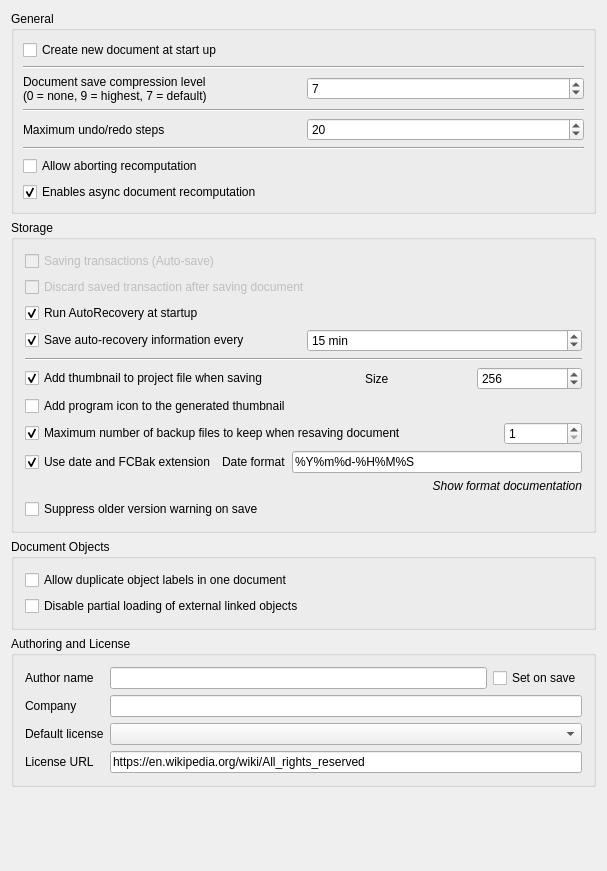
<?xml version="1.0" encoding="UTF-8"?>
<ui version="4.0">
 <class>Gui::Dialog::DlgSettingsDocument</class>
 <widget class="QWidget" name="Gui::Dialog::DlgSettingsDocument">
  <property name="geometry">
   <rect>
    <x>0</x>
    <y>0</y>
    <width>607</width>
    <height>871</height>
   </rect>
  </property>
  <property name="windowTitle">
   <string>Document</string>
  </property>
  <layout class="QGridLayout" name="gridLayout_3">
   <item row="0" column="0">
    <widget class="QGroupBox" name="GroupBox5">
     <property name="title">
      <string>General</string>
     </property>
     <layout class="QGridLayout" name="gridLayout_4">
      <property name="leftMargin">
       <number>9</number>
      </property>
      <property name="topMargin">
       <number>9</number>
      </property>
      <property name="rightMargin">
       <number>9</number>
      </property>
      <property name="bottomMargin">
       <number>9</number>
      </property>
      <property name="spacing">
       <number>6</number>
      </property>
      <item row="5" column="0">
       <widget class="Line" name="line">
        <property name="orientation">
         <enum>Qt::Orientation::Horizontal</enum>
        </property>
       </widget>
      </item>
      <item row="4" column="0">
       <layout class="QHBoxLayout">
        <property name="spacing">
         <number>6</number>
        </property>
        <property name="leftMargin">
         <number>0</number>
        </property>
        <property name="topMargin">
         <number>0</number>
        </property>
        <property name="rightMargin">
         <number>0</number>
        </property>
        <property name="bottomMargin">
         <number>0</number>
        </property>
        <item>
         <widget class="QLabel" name="textLabel1_2">
          <property name="text">
           <string>Maximum undo/redo steps</string>
          </property>
         </widget>
        </item>
        <item>
         <widget class="Gui::PrefSpinBox" name="prefUndoRedoSize">
          <property name="toolTip">
           <string>How many undo/redo steps should be recorded</string>
          </property>
          <property name="value">
           <number>20</number>
          </property>
          <property name="prefEntry" stdset="0">
           <cstring>MaxUndoSize</cstring>
          </property>
          <property name="prefPath" stdset="0">
           <cstring>Document</cstring>
          </property>
         </widget>
        </item>
       </layout>
      </item>
      <item row="1" column="0">
       <widget class="Line" name="line1">
        <property name="frameShape">
         <enum>QFrame::Shape::HLine</enum>
        </property>
        <property name="frameShadow">
         <enum>QFrame::Shadow::Sunken</enum>
        </property>
        <property name="orientation">
         <enum>Qt::Orientation::Horizontal</enum>
        </property>
       </widget>
      </item>
      <item row="7" column="0">
       <widget class="Gui::PrefCheckBox" name="prefEnableAsyncRecompute">
        <property name="toolTip">
         <string>This experimental feature allows more responsive GUI while recomputing features.</string>
        </property>
        <property name="text">
         <string>Enables async document recomputation</string>
        </property>
        <property name="checked">
         <bool>true</bool>
        </property>
        <property name="prefEntry" stdset="0">
         <cstring>EnableAsyncRecompute</cstring>
        </property>
        <property name="prefPath" stdset="0">
         <cstring>Document</cstring>
        </property>
       </widget>
      </item>
      <item row="6" column="0">
       <widget class="Gui::PrefCheckBox" name="prefCanAbortRecompute">
        <property name="toolTip">
         <string>Allow user aborting document recomputation by pressing Esc.
This feature may slightly increase recomputation time.</string>
        </property>
        <property name="text">
         <string>Allow aborting recomputation</string>
        </property>
        <property name="prefEntry" stdset="0">
         <cstring>CanAbortRecompute</cstring>
        </property>
        <property name="prefPath" stdset="0">
         <cstring>Document</cstring>
        </property>
       </widget>
      </item>
      <item row="3" column="0">
       <widget class="Line" name="line1_2">
        <property name="frameShape">
         <enum>QFrame::Shape::HLine</enum>
        </property>
        <property name="frameShadow">
         <enum>QFrame::Shadow::Sunken</enum>
        </property>
        <property name="orientation">
         <enum>Qt::Orientation::Horizontal</enum>
        </property>
       </widget>
      </item>
      <item row="0" column="0">
       <widget class="Gui::PrefCheckBox" name="prefCheckNewDoc">
        <property name="toolTip">
         <string>The application will create a new document when started</string>
        </property>
        <property name="text">
         <string>Create new document at start up</string>
        </property>
        <property name="checked">
         <bool>false</bool>
        </property>
        <property name="prefEntry" stdset="0">
         <cstring>CreateNewDoc</cstring>
        </property>
        <property name="prefPath" stdset="0">
         <cstring>Document</cstring>
        </property>
       </widget>
      </item>
      <item row="2" column="0">
       <layout class="QHBoxLayout">
        <property name="spacing">
         <number>6</number>
        </property>
        <property name="leftMargin">
         <number>0</number>
        </property>
        <property name="topMargin">
         <number>0</number>
        </property>
        <property name="rightMargin">
         <number>0</number>
        </property>
        <property name="bottomMargin">
         <number>0</number>
        </property>
        <item>
         <widget class="QLabel" name="textLabel1">
          <property name="text">
           <string>Document save compression level
(0 = none, 9 = highest, 7 = default)</string>
          </property>
         </widget>
        </item>
        <item>
         <widget class="Gui::PrefSpinBox" name="prefCompression">
          <property name="toolTip">
           <string>Compression level for FCStd files</string>
          </property>
          <property name="value">
           <number>7</number>
          </property>
          <property name="prefEntry" stdset="0">
           <cstring>CompressionLevel</cstring>
          </property>
          <property name="prefPath" stdset="0">
           <cstring>Document</cstring>
          </property>
         </widget>
        </item>
       </layout>
      </item>
     </layout>
    </widget>
   </item>
   <item row="1" column="0">
    <widget class="QGroupBox" name="groupBox">
     <property name="title">
      <string>Storage</string>
     </property>
     <layout class="QGridLayout" name="gridLayout_2">
      <item row="9" column="0">
       <widget class="QLabel" name="FormatTimeDocsLabel">
        <property name="font">
         <font>
          <italic>true</italic>
         </font>
        </property>
        <property name="text">
         <string>Show format documentation</string>
        </property>
        <property name="alignment">
         <set>Qt::AlignmentFlag::AlignRight|Qt::AlignmentFlag::AlignTrailing|Qt::AlignmentFlag::AlignVCenter</set>
        </property>
        <property name="openExternalLinks">
         <bool>true</bool>
        </property>
       </widget>
      </item>
      <item row="1" column="0">
       <widget class="Gui::PrefCheckBox" name="prefDiscardTransaction">
        <property name="enabled">
         <bool>false</bool>
        </property>
        <property name="text">
         <string>Discard saved transaction after saving document</string>
        </property>
        <property name="prefEntry" stdset="0">
         <cstring>TransactionsDiscard</cstring>
        </property>
        <property name="prefPath" stdset="0">
         <cstring>Document</cstring>
        </property>
       </widget>
      </item>
      <item row="4" column="0">
       <widget class="Line" name="line1_2_3">
        <property name="frameShape">
         <enum>QFrame::Shape::HLine</enum>
        </property>
        <property name="frameShadow">
         <enum>QFrame::Shadow::Sunken</enum>
        </property>
        <property name="orientation">
         <enum>Qt::Orientation::Horizontal</enum>
        </property>
       </widget>
      </item>
      <item row="5" column="0">
       <layout class="QHBoxLayout" name="horizontalLayout_3">
        <property name="leftMargin">
         <number>0</number>
        </property>
        <property name="topMargin">
         <number>0</number>
        </property>
        <item>
         <widget class="Gui::PrefCheckBox" name="prefSaveThumbnail">
          <property name="toolTip">
           <string>A thumbnail will be stored when document is saved</string>
          </property>
          <property name="text">
           <string>Add thumbnail to project file when saving</string>
          </property>
          <property name="checked">
           <bool>true</bool>
          </property>
          <property name="prefEntry" stdset="0">
           <cstring>SaveThumbnail</cstring>
          </property>
          <property name="prefPath" stdset="0">
           <cstring>Document</cstring>
          </property>
         </widget>
        </item>
        <item>
         <spacer>
          <property name="orientation">
           <enum>Qt::Orientation::Horizontal</enum>
          </property>
          <property name="sizeType">
           <enum>QSizePolicy::Policy::Maximum</enum>
          </property>
          <property name="sizeHint" stdset="0">
           <size>
            <width>91</width>
            <height>20</height>
           </size>
          </property>
         </spacer>
        </item>
        <item>
         <widget class="QLabel" name="label_6">
          <property name="text">
           <string>Size</string>
          </property>
         </widget>
        </item>
        <item>
         <widget class="Gui::PrefSpinBox" name="prefThumbnailSize">
          <property name="toolTip">
           <string>Sets the size of the thumbnail that is stored in the document.
Common sizes are 128, 256 and 512.</string>
          </property>
          <property name="minimum">
           <number>64</number>
          </property>
          <property name="maximum">
           <number>512</number>
          </property>
          <property name="value">
           <number>256</number>
          </property>
          <property name="prefEntry" stdset="0">
           <cstring>ThumbnailSize</cstring>
          </property>
          <property name="prefPath" stdset="0">
           <cstring>Document</cstring>
          </property>
         </widget>
        </item>
       </layout>
      </item>
      <item row="7" column="0">
       <layout class="QHBoxLayout">
        <property name="spacing">
         <number>6</number>
        </property>
        <property name="leftMargin">
         <number>0</number>
        </property>
        <property name="topMargin">
         <number>0</number>
        </property>
        <property name="rightMargin">
         <number>0</number>
        </property>
        <property name="bottomMargin">
         <number>0</number>
        </property>
        <item>
         <widget class="Gui::PrefCheckBox" name="prefSaveBackupFiles">
          <property name="toolTip">
           <string>How many backup files will be kept when saving document</string>
          </property>
          <property name="text">
           <string>Maximum number of backup files to keep when resaving document</string>
          </property>
          <property name="checked">
           <bool>true</bool>
          </property>
          <property name="prefEntry" stdset="0">
           <cstring>CreateBackupFiles</cstring>
          </property>
          <property name="prefPath" stdset="0">
           <cstring>Document</cstring>
          </property>
         </widget>
        </item>
        <item>
         <spacer>
          <property name="orientation">
           <enum>Qt::Orientation::Horizontal</enum>
          </property>
          <property name="sizeType">
           <enum>QSizePolicy::Policy::Maximum</enum>
          </property>
          <property name="sizeHint" stdset="0">
           <size>
            <width>91</width>
            <height>20</height>
           </size>
          </property>
         </spacer>
        </item>
        <item>
         <widget class="Gui::PrefSpinBox" name="prefCountBackupFiles">
          <property name="minimum">
           <number>1</number>
          </property>
          <property name="prefEntry" stdset="0">
           <cstring>CountBackupFiles</cstring>
          </property>
          <property name="prefPath" stdset="0">
           <cstring>Document</cstring>
          </property>
         </widget>
        </item>
       </layout>
      </item>
      <item row="2" column="0">
       <widget class="Gui::PrefCheckBox" name="prefRecovery">
        <property name="toolTip">
         <string>If there is a recovery file available, the application will
automatically run a file recovery when it is started</string>
        </property>
        <property name="text">
         <string>Run AutoRecovery at startup</string>
        </property>
        <property name="checked">
         <bool>true</bool>
        </property>
        <property name="prefEntry" stdset="0">
         <cstring>RecoveryEnabled</cstring>
        </property>
        <property name="prefPath" stdset="0">
         <cstring>Document</cstring>
        </property>
       </widget>
      </item>
      <item row="0" column="0">
       <widget class="Gui::PrefCheckBox" name="prefSaveTransaction">
        <property name="enabled">
         <bool>false</bool>
        </property>
        <property name="text">
         <string>Saving transactions (Auto-save)</string>
        </property>
        <property name="prefEntry" stdset="0">
         <cstring>SaveTransactions</cstring>
        </property>
        <property name="prefPath" stdset="0">
         <cstring>Document</cstring>
        </property>
       </widget>
      </item>
      <item row="6" column="0">
       <widget class="Gui::PrefCheckBox" name="prefAddLogo">
        <property name="toolTip">
         <string>The program icon will be added to the thumbnail</string>
        </property>
        <property name="text">
         <string>Add program icon to the generated thumbnail</string>
        </property>
        <property name="checked">
         <bool>false</bool>
        </property>
        <property name="prefEntry" stdset="0">
         <cstring>AddThumbnailLogo</cstring>
        </property>
        <property name="prefPath" stdset="0">
         <cstring>Document</cstring>
        </property>
       </widget>
      </item>
      <item row="3" column="0">
       <layout class="QHBoxLayout" name="horizontalLayout">
        <item>
         <widget class="Gui::PrefCheckBox" name="prefAutoSaveEnabled">
          <property name="toolTip">
           <string>How often a recovery file is written</string>
          </property>
          <property name="text">
           <string>Save auto-recovery information every</string>
          </property>
          <property name="checked">
           <bool>true</bool>
          </property>
          <property name="prefEntry" stdset="0">
           <cstring>AutoSaveEnabled</cstring>
          </property>
          <property name="prefPath" stdset="0">
           <cstring>Document</cstring>
          </property>
         </widget>
        </item>
        <item>
         <widget class="Gui::PrefSpinBox" name="prefAutoSaveTimeout">
          <property name="suffix">
           <string notr="true"> min</string>
          </property>
          <property name="minimum">
           <number>1</number>
          </property>
          <property name="maximum">
           <number>60</number>
          </property>
          <property name="value">
           <number>15</number>
          </property>
          <property name="prefEntry" stdset="0">
           <cstring>AutoSaveTimeout</cstring>
          </property>
          <property name="prefPath" stdset="0">
           <cstring>Document</cstring>
          </property>
         </widget>
        </item>
       </layout>
      </item>
      <item row="8" column="0">
       <layout class="QHBoxLayout">
        <property name="spacing">
         <number>6</number>
        </property>
        <property name="leftMargin">
         <number>0</number>
        </property>
        <property name="topMargin">
         <number>0</number>
        </property>
        <property name="rightMargin">
         <number>0</number>
        </property>
        <property name="bottomMargin">
         <number>0</number>
        </property>
        <item>
         <widget class="Gui::PrefCheckBox" name="prefSaveBackupExtension">
          <property name="toolTip">
           <string>Backup files will get extension '.FCbak' and file names
get date suffix according to the specified format</string>
          </property>
          <property name="text">
           <string>Use date and FCBak extension</string>
          </property>
          <property name="checked">
           <bool>true</bool>
          </property>
          <property name="prefEntry" stdset="0">
           <cstring>UseFCBakExtension</cstring>
          </property>
          <property name="prefPath" stdset="0">
           <cstring>Document</cstring>
          </property>
         </widget>
        </item>
        <item>
         <widget class="QLabel" name="label_5">
          <property name="text">
           <string>Date format</string>
          </property>
         </widget>
        </item>
        <item>
         <widget class="Gui::PrefLineEdit" name="prefSaveBackupDateFormat">
          <property name="text">
           <string notr="true">%Y%m%d-%H%M%S</string>
          </property>
          <property name="prefEntry" stdset="0">
           <cstring>SaveBackupDateFormat</cstring>
          </property>
          <property name="prefPath" stdset="0">
           <cstring>Document</cstring>
          </property>
         </widget>
        </item>
       </layout>
      </item>
      <item row="10" column="0">
       <widget class="Gui::PrefCheckBox" name="prefDisableVersionCheckOnSave">
        <property name="toolTip">
         <string>Suppresses the version mismatch warning when saving files created with an older FuCadUp version</string>
        </property>
        <property name="text">
         <string>Suppress older version warning on save</string>
        </property>
        <property name="checked">
         <bool>false</bool>
        </property>
        <property name="prefEntry" stdset="0">
         <cstring>DisableVersionCheckOnSave</cstring>
        </property>
        <property name="prefPath" stdset="0">
         <cstring>Document</cstring>
        </property>
       </widget>
      </item>
     </layout>
    </widget>
   </item>
   <item row="2" column="0">
    <widget class="QGroupBox" name="groupBox_2">
     <property name="title">
      <string>Document Objects</string>
     </property>
     <layout class="QGridLayout" name="gridLayout">
      <item row="0" column="0">
       <widget class="Gui::PrefCheckBox" name="prefDuplicateLabel">
        <property name="toolTip">
         <string>Allow objects to have same label</string>
        </property>
        <property name="text">
         <string>Allow duplicate object labels in one document</string>
        </property>
        <property name="prefEntry" stdset="0">
         <cstring>DuplicateLabels</cstring>
        </property>
        <property name="prefPath" stdset="0">
         <cstring>Document</cstring>
        </property>
       </widget>
      </item>
      <item row="1" column="0">
       <widget class="Gui::PrefCheckBox" name="prefPartialLoading">
        <property name="toolTip">
         <string>Disable partial loading of external linked documents.
Then only referenced objects and their dependencies will be loaded
when a linked document is auto-opened together with the main document.
A partially loaded document cannot be edited. Double click the document
icon in the tree view to fully reload it.</string>
        </property>
        <property name="text">
         <string>Disable partial loading of external linked objects</string>
        </property>
        <property name="prefEntry" stdset="0">
         <cstring>NoPartialLoading</cstring>
        </property>
        <property name="prefPath" stdset="0">
         <cstring>Document</cstring>
        </property>
       </widget>
      </item>
     </layout>
    </widget>
   </item>
   <item row="3" column="0">
    <widget class="QGroupBox" name="groupBox_3">
     <property name="title">
      <string>Authoring and License</string>
     </property>
     <layout class="QGridLayout" name="gridLayout_5">
      <item row="0" column="0">
       <widget class="QLabel" name="label_3">
        <property name="text">
         <string>Author name</string>
        </property>
       </widget>
      </item>
      <item row="0" column="1">
       <widget class="Gui::PrefLineEdit" name="prefAuthor">
        <property name="toolTip">
         <string>All documents that will be created will get the specified author name.
Keep blank for anonymous.
You can also use the form: John Doe &lt;john@doe.com&gt;</string>
        </property>
        <property name="prefEntry" stdset="0">
         <cstring>prefAuthor</cstring>
        </property>
        <property name="prefPath" stdset="0">
         <cstring>Document</cstring>
        </property>
       </widget>
      </item>
      <item row="0" column="2">
       <widget class="Gui::PrefCheckBox" name="prefSetAuthorOnSave">
        <property name="toolTip">
         <string>The field 'Last modified by' will be set to specified author when saving the file</string>
        </property>
        <property name="text">
         <string>Set on save</string>
        </property>
        <property name="prefEntry" stdset="0">
         <cstring>prefSetAuthorOnSave</cstring>
        </property>
        <property name="prefPath" stdset="0">
         <cstring>Document</cstring>
        </property>
       </widget>
      </item>
      <item row="1" column="0">
       <widget class="QLabel" name="label_4">
        <property name="text">
         <string>Company</string>
        </property>
       </widget>
      </item>
      <item row="1" column="1" colspan="2">
       <widget class="Gui::PrefLineEdit" name="prefCompany">
        <property name="toolTip">
         <string>Default company name to use for new files</string>
        </property>
        <property name="prefEntry" stdset="0">
         <cstring>prefCompany</cstring>
        </property>
        <property name="prefPath" stdset="0">
         <cstring>Document</cstring>
        </property>
       </widget>
      </item>
      <item row="2" column="0">
       <widget class="QLabel" name="label">
        <property name="text">
         <string>Default license</string>
        </property>
       </widget>
      </item>
      <item row="2" column="1" colspan="2">
       <widget class="Gui::PrefComboBox" name="prefLicenseType">
        <property name="enabled">
         <bool>true</bool>
        </property>
        <property name="toolTip">
         <string>Default license for new documents</string>
        </property>
        <property name="editable">
         <bool>false</bool>
        </property>
        <property name="prefEntry" stdset="0">
         <cstring>prefLicenseType</cstring>
        </property>
        <property name="prefPath" stdset="0">
         <cstring>Document</cstring>
        </property>
       </widget>
      </item>
      <item row="3" column="0">
       <widget class="QLabel" name="label_2">
        <property name="text">
         <string>License URL</string>
        </property>
       </widget>
      </item>
      <item row="3" column="1" colspan="2">
       <widget class="Gui::PrefLineEdit" name="prefLicenseUrl">
        <property name="toolTip">
         <string>URL describing more about the license</string>
        </property>
        <property name="text">
         <string notr="true">https://en.wikipedia.org/wiki/All_rights_reserved</string>
        </property>
        <property name="readOnly">
         <bool>false</bool>
        </property>
        <property name="prefEntry" stdset="0">
         <cstring>prefLicenseUrl</cstring>
        </property>
        <property name="prefPath" stdset="0">
         <cstring>Document</cstring>
        </property>
       </widget>
      </item>
     </layout>
    </widget>
   </item>
   <item row="4" column="0">
    <spacer>
     <property name="orientation">
      <enum>Qt::Orientation::Vertical</enum>
     </property>
     <property name="sizeHint" stdset="0">
      <size>
       <width>429</width>
       <height>37</height>
      </size>
     </property>
    </spacer>
   </item>
  </layout>
 </widget>
 <layoutdefault spacing="6" margin="11"/>
 <customwidgets>
  <customwidget>
   <class>Gui::PrefSpinBox</class>
   <extends>QSpinBox</extends>
   <header>Gui/PrefWidgets.h</header>
  </customwidget>
  <customwidget>
   <class>Gui::PrefCheckBox</class>
   <extends>QCheckBox</extends>
   <header>Gui/PrefWidgets.h</header>
  </customwidget>
  <customwidget>
   <class>Gui::PrefComboBox</class>
   <extends>QComboBox</extends>
   <header>Gui/PrefWidgets.h</header>
  </customwidget>
  <customwidget>
   <class>Gui::PrefLineEdit</class>
   <extends>QLineEdit</extends>
   <header>Gui/PrefWidgets.h</header>
  </customwidget>
 </customwidgets>
 <resources/>
 <connections>
  <connection>
   <sender>prefSaveBackupFiles</sender>
   <signal>toggled(bool)</signal>
   <receiver>prefCountBackupFiles</receiver>
   <slot>setEnabled(bool)</slot>
   <hints>
    <hint type="sourcelabel">
     <x>150</x>
     <y>525</y>
    </hint>
    <hint type="destinationlabel">
     <x>584</x>
     <y>527</y>
    </hint>
   </hints>
  </connection>
  <connection>
   <sender>prefAutoSaveEnabled</sender>
   <signal>toggled(bool)</signal>
   <receiver>prefAutoSaveTimeout</receiver>
   <slot>setEnabled(bool)</slot>
   <hints>
    <hint type="sourcelabel">
     <x>218</x>
     <y>385</y>
    </hint>
    <hint type="destinationlabel">
     <x>582</x>
     <y>387</y>
    </hint>
   </hints>
  </connection>
  <connection>
   <sender>prefSaveBackupFiles</sender>
   <signal>toggled(bool)</signal>
   <receiver>prefSaveBackupExtension</receiver>
   <slot>setEnabled(bool)</slot>
   <hints>
    <hint type="sourcelabel">
     <x>280</x>
     <y>525</y>
    </hint>
    <hint type="destinationlabel">
     <x>204</x>
     <y>559</y>
    </hint>
   </hints>
  </connection>
  <connection>
   <sender>prefSaveBackupFiles</sender>
   <signal>toggled(bool)</signal>
   <receiver>prefSaveBackupDateFormat</receiver>
   <slot>setEnabled(bool)</slot>
   <hints>
    <hint type="sourcelabel">
     <x>326</x>
     <y>525</y>
    </hint>
    <hint type="destinationlabel">
     <x>584</x>
     <y>560</y>
    </hint>
   </hints>
  </connection>
  <connection>
   <sender>prefSaveThumbnail</sender>
   <signal>toggled(bool)</signal>
   <receiver>prefThumbnailSize</receiver>
   <slot>setEnabled(bool)</slot>
   <hints>
    <hint type="sourcelabel">
     <x>313</x>
     <y>412</y>
    </hint>
    <hint type="destinationlabel">
     <x>398</x>
     <y>452</y>
    </hint>
   </hints>
  </connection>
 </connections>
</ui>
